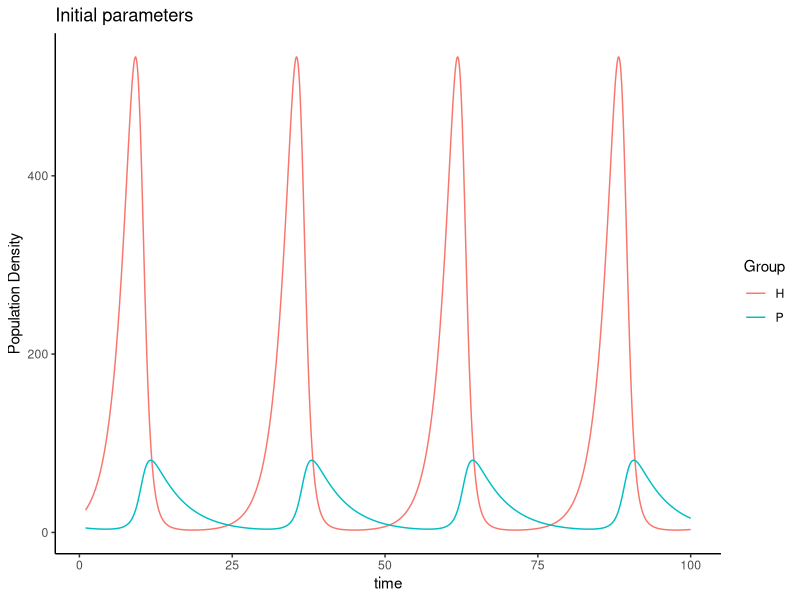
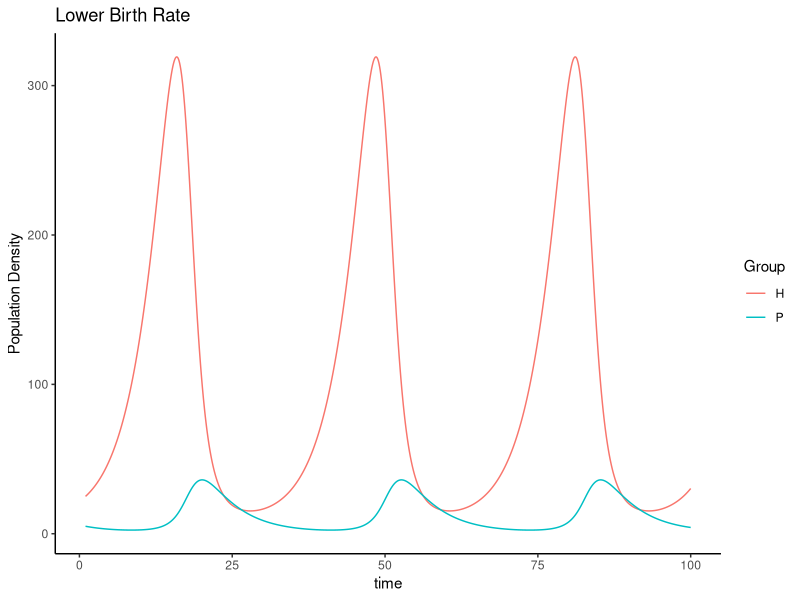
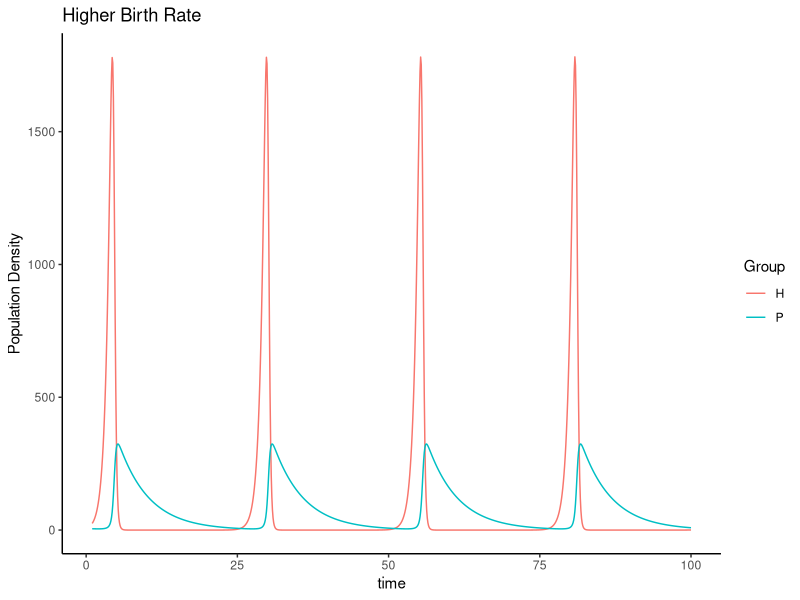
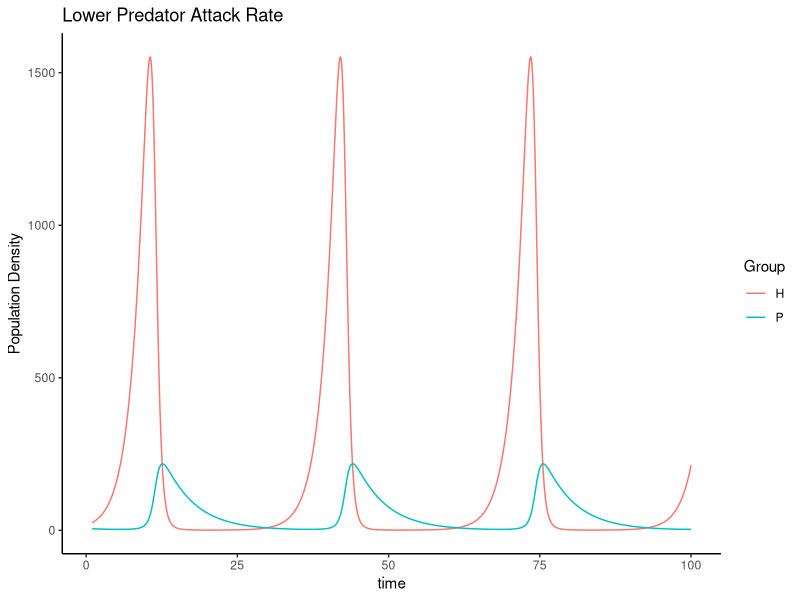
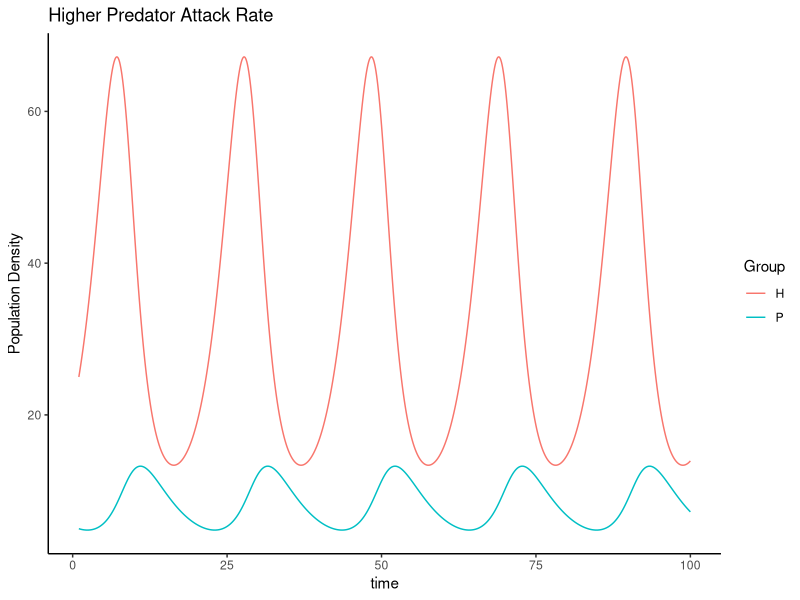
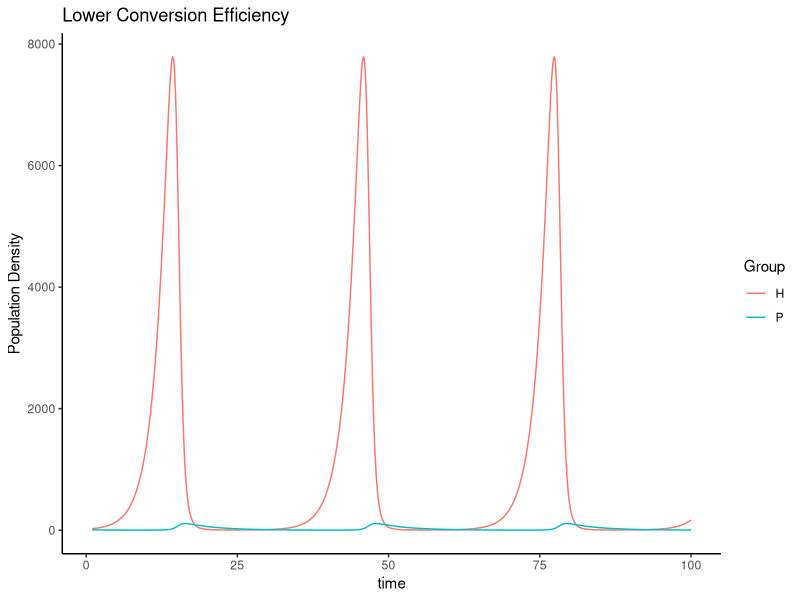
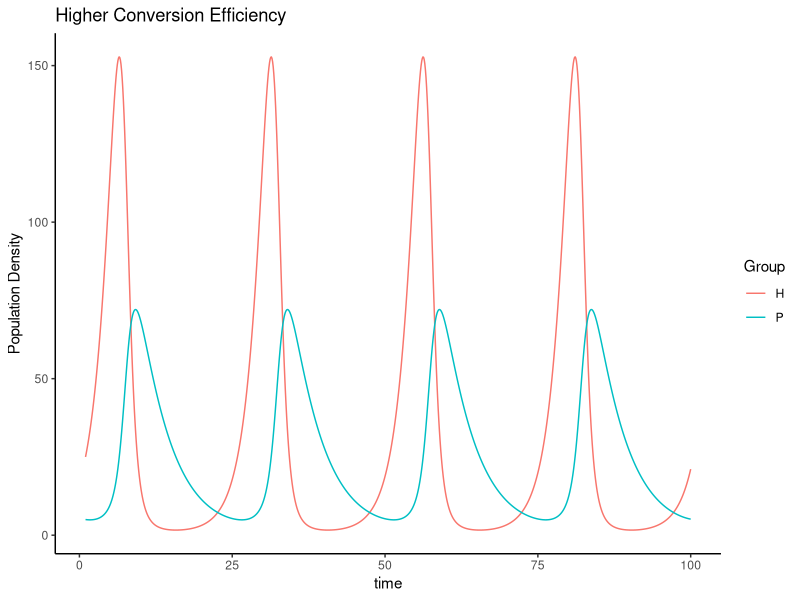
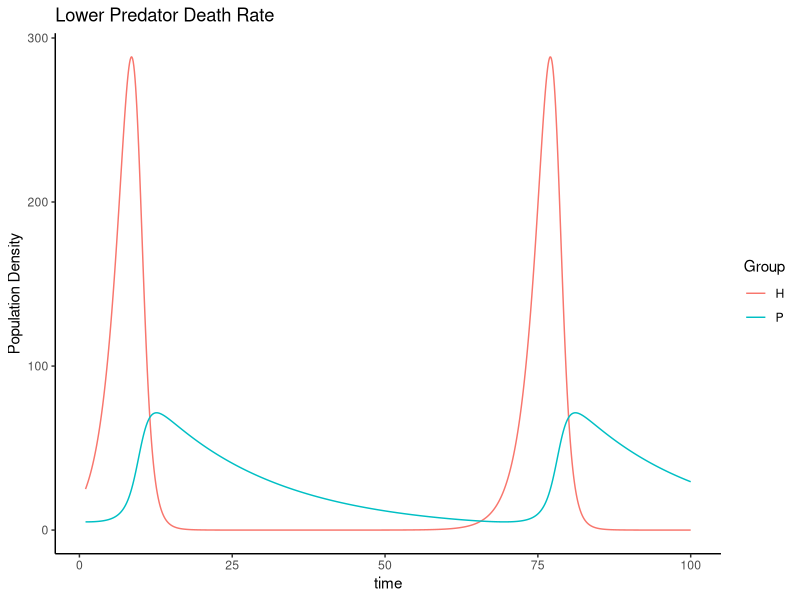

Here is the R script that generated these plots, in order: (Note: this script raises an error after producing the figures.)
## Intro to Biocomputing Final Project: Dynamic Modeling
##
## Jacquie Whalen, Bridget Moroney, Andrew Quattromani
##
## 12/7/18


##Part 1: Lotka Volterra model simulations

library(deSolve) #loading packages
library(ggplot2) #loading packages
library(reshape2) #loading packages
rm(list=ls()) #clearing global environment



lotka_sim<-function(t,y,p){ #creating function for LV model
  H=y[1] #unpacking state variables and parameters, Herbivore H population state variable
  P=y[2] #Predator P population state variable
  
  b=p[1] #prey birth rate parameter
  a=p[2] #predator attack rate parameter
  e=p[3] #conversion efficiency parameter
  s=p[4] #predator death rate parameter
  
  dHdt=(b*H)-(a*P*H) #differential equation for change in prey population
  dPdt=(e*a*P*H)-(s*P) #differential equation for change in predator population
  return(list(c(dHdt, dPdt))) #returning a list of the population changes for predator and prey
}

i_params=c(0.5,0.02,0.1,0.2) #initial parameters
times=seq(from=1, to=100, by=0.1) #time period is from 1 to 100 by increment of 0.1
y0=c(25,5) #initial populations of prey (25) and predator (5)

i_sim=ode(y=y0, times=times, func = lotka_sim, parms = i_params) #simulates model using ODE function based on the parameters, LV function, initial populations, and time period
i_out=data.frame(time=i_sim[,1], H=i_sim[,2], P=i_sim[,3]) #creates a dataframe of time step and the populations of H and P
i_output=melt(i_out, id.vars="time", variable.name="Group", value.name="Density") #melts the dataframe to put it into long format to be used for graphing
ggplot(i_output, aes(x=time, y=Density))+geom_line(aes(color=Group))+theme_classic()+ylab("Population Density")+ggtitle("Initial parameters") #plots the time vs. population density of both predator H and prey P with red being H and blue being P


#changing of initial parameters done individually with same steps as the initial model simulation


#lower birth rate
params1=c(0.25,0.02,0.1,0.2)
sim1=ode(y=y0, times=times, func = lotka_sim, parms = params1)
out1=data.frame(time=sim1[,1], H=sim1[,2], P=sim1[,3])
output1=melt(out1, id.vars="time", variable.name="Group", value.name="Density")
ggplot(output1, aes(x=time, y=Density))+geom_line(aes(color=Group))+theme_classic()+ylab("Population Density")+ggtitle("Lower Birth Rate")

#higher birth rate
params2=c(1.5,0.02,0.1,0.2)
sim2=ode(y=y0, times=times, func = lotka_sim, parms = params2)
out2=data.frame(time=sim2[,1], H=sim2[,2], P=sim2[,3])
output2=melt(out2, id.vars="time", variable.name="Group", value.name="Density")
ggplot(output2, aes(x=time, y=Density))+geom_line(aes(color=Group))+theme_classic()+ylab("Population Density")+ggtitle("Higher Birth Rate")

#lower predator attack rate
params3=c(0.5,0.01,0.1,0.2)
sim3=ode(y=y0, times=times, func = lotka_sim, parms = params3)
out3=data.frame(time=sim3[,1], H=sim3[,2], P=sim3[,3])
output3=melt(out3, id.vars="time", variable.name="Group", value.name="Density")
ggplot(output3, aes(x=time, y=Density))+geom_line(aes(color=Group))+theme_classic()+ylab("Population Density")+ggtitle("Lower Predator Attack Rate")

#higher predator attack rate
params4=c(0.5,0.06,0.1,0.2)
sim4=ode(y=y0, times=times, func = lotka_sim, parms = params4)
out4=data.frame(time=sim4[,1], H=sim4[,2], P=sim4[,3])
output4=melt(out4, id.vars="time", variable.name="Group", value.name="Density")
ggplot(output4, aes(x=time, y=Density))+geom_line(aes(color=Group))+theme_classic()+ylab("Population Density")+ggtitle("Higher Predator Attack Rate")

#lower conversion efficiency
params5=c(0.5,0.02,0.01,0.2)
sim5=ode(y=y0, times=times, func = lotka_sim, parms = params5)
out5=data.frame(time=sim5[,1], H=sim5[,2], P=sim5[,3])
output5=melt(out5, id.vars="time", variable.name="Group", value.name="Density")
ggplot(output5, aes(x=time, y=Density))+geom_line(aes(color=Group))+theme_classic()+ylab("Population Density")+ggtitle("Lower Conversion Efficiency")

#higher conversion efficiency
params6=c(0.5,0.02,0.3,0.2)
sim6=ode(y=y0, times=times, func = lotka_sim, parms = params6)
out6=data.frame(time=sim6[,1], H=sim6[,2], P=sim6[,3])
output6=melt(out6, id.vars="time", variable.name="Group", value.name="Density")
ggplot(output6, aes(x=time, y=Density))+geom_line(aes(color=Group))+theme_classic()+ylab("Population Density")+ggtitle("Higher Conversion Efficiency")

#lower predator death rate
params7=c(0.5,0.02,0.1,0.05)
sim7=ode(y=y0, times=times, func = lotka_sim, parms = params7)
out7=data.frame(time=sim7[,1], H=sim7[,2], P=sim7[,3])
output7=melt(out7, id.vars="time", variable.name="Group", value.name="Density")
ggplot(output7, aes(x=time, y=Density))+geom_line(aes(color=Group))+theme_classic()+ylab("Population Density")+ggtitle("Lower Predator Death Rate")

#higher predator death rate
params8=c(0.5,0.02,0.1,0.6)
sim8=ode(y=y0, times=times, func = lotka_sim, parms = params8)
out8=data.frame(time=sim8[,1], H=sim8[,2], P=sim8[,3])
output8=melt(out8, id.vars="time", variable.name="Group", value.name="Density")
ggplot(output8, aes(x=time, y=Density))+geom_line(aes(color=Group))+theme_classic()+ylab("Population Density")+ggtitle("Higher Predator Death Rate")





#Simulating Predator Prey Dynamics: Part II

#Modeling the Rosenweig MacArthur prey-predator dynamics:

install.packages("deSolve")
library("deSolve") #calling desolve library
library(ggplot2) #calling ggplot2 library
library(reshape2) #calling reshape2 library

#function will have six parameters and two state variables
ddSimRM=function(t,y,p){ #defining function variables where y are state variables and p are parameters
  H=y[1] #H is herbivore state variable
  P=y[2] #P is predator state variable
  b=p[1] #Prey birth rate parameter
  a=p[2] #Competition coefficient parameter
  w=p[3] #Predator attack rate parameter
  d=p[4] #Saturation term parameter
  e=p[5] #Conversion efficiency of prey to predators parameter
  s=p[6] #Predator death rate parameter
  
  modelH=b*H*(1-a*H)-w*(H/(d+H))*P #defining two prey-predator functions
  modelP=e*w*(H/(d+H))*P-(s*P)
  
  return(list(c(modelH,modelP))) #setting function to return two models above
}

params1=c(0.8,0.001,5,400,0.07,0.2) #case 1 with b=0.8, e=0.07, s=0.2, w=5, d=400, a=0.001
initial1=c(500,120) #initial conditions Ho=500 and Po=120
times1=seq(1,100, by=0.1) #running simulation from time 1 to 100 over 0.1 time step

modelSim1=ode(y=initial1,times=times1,func=ddSimRM,parms=params1) #using ordinary differential equation to simulate functions above
modelOutput1=data.frame(time=modelSim1[,1],H=modelSim1[,2],P=modelSim1[,3]) #creating dataframe to store simulation values
modelOutput1=melt(modelOutput1,id.vars = "time",variable.name = "Group",value.name = "Density") #melting density data in order to create two line plot
ggplot(modelOutput1,aes(x=time,y=Density))+geom_line(aes(color=Group))+theme_classic()+xlab("Time")+ggtitle("Standard Parameters")+theme(plot.title = element_text(hjust = 0.5)) #creating ggplot with simulation data

#Will now consider 6 other cases where a single parameter is both increased and decreased
#The same code was used to increase and decrease each parameter, and a new parameter value was
#put in when wanting to change the parameter and all other values in global environment redefined

#Case 2 changing b parameter
#Increased b to 2.4 and decreased b to 0.26 (multiple of 3)
params2=c(0.26,0.001,5,400,0.07,0.2)
initial2=c(500,120)
times2=seq(1,100, by=0.1)

modelSim2=ode(y=initial2,times=times2,func=ddSimRM,parms=params2) #comments on new simulation model is same as standard parameters
modelOutput2=data.frame(time=modelSim2[,1],H=modelSim2[,2],P=modelSim2[,3])
modelOutput2=melt(modelOutput2,id.vars = "time",variable.name = "Group",value.name = "Density")
ggplot(modelOutput2,aes(x=time,y=Density))+geom_line(aes(color=Group))+theme_classic()+xlab("Time")+ggtitle("Decreased b Parameter")+theme(plot.title = element_text(hjust = 0.5))

#Case 3 changing e parameter
#Increased e to 0.14 and decreased e to 0.035 (multiple of 2)
params3=c(0.8,0.001,5,400,0.14,0.2)
initial3=c(500,120)
times3=seq(1,100, by=0.1)

modelSim3=ode(y=initial3,times=times3,func=ddSimRM,parms=params3) #comments on new simulation model is same as standard parameters
modelOutput3=data.frame(time=modelSim3[,1],H=modelSim3[,2],P=modelSim3[,3])
modelOutput3=melt(modelOutput3,id.vars = "time",variable.name = "Group",value.name = "Density")
ggplot(modelOutput3,aes(x=time,y=Density))+geom_line(aes(color=Group))+theme_classic()+xlab("Time")+ggtitle("Increased e Parameter")+theme(plot.title = element_text(hjust = 0.5))


#Case 4 changing s parameter
#Increased s to 0.4 and decreased s to 0.1 (multiple of 2)
params4=c(0.8,0.001,5,400,0.07,0.1)
initial4=c(500,120)
times4=seq(1,100, by=0.1)

modelSim4=ode(y=initial4,times=times4,func=ddSimRM,parms=params4) #comments on new simulation model is same as standard parameters
modelOutput4=data.frame(time=modelSim4[,1],H=modelSim4[,2],P=modelSim4[,3])
modelOutput4=melt(modelOutput4,id.vars = "time",variable.name = "Group",value.name = "Density")
ggplot(modelOutput4,aes(x=time,y=Density))+geom_line(aes(color=Group))+theme_classic()+xlab("Time")+ggtitle("Decreased S Parameter")+theme(plot.title = element_text(hjust = 0.5))

#Case 5 changing w
#Increased w to 15 and decreased w to 1.67 (multiple of 3)
params5=c(0.8,0.001,15,400,0.07,0.2)
initial5=c(500,120)
times5=seq(1,100, by=0.1)

modelSim5=ode(y=initial5,times=times5,func=ddSimRM,parms=params5) #comments on new simulation model is same as standard parameters
modelOutput5=data.frame(time=modelSim5[,1],H=modelSim5[,2],P=modelSim5[,3])
modelOutput5=melt(modelOutput5,id.vars = "time",variable.name = "Group",value.name = "Density")
ggplot(modelOutput5,aes(x=time,y=Density))+geom_line(aes(color=Group))+theme_classic()+xlab("Time")+ggtitle("Increased w Parameter")+theme(plot.title = element_text(hjust = 0.5))

#Case 6 changing d
#Increased d to 800 and decreased d to 200 (multiple of 2)
params6=c(0.8,0.001,5,200,0.07,0.2)
initial6=c(500,120)
times6=seq(1,100, by=0.1)

modelSim6=ode(y=initial6,times=times6,func=ddSimRM,parms=params6) #comments on new simulation model is same as standard parameters
modelOutput6=data.frame(time=modelSim6[,1],H=modelSim6[,2],P=modelSim6[,3])
modelOutput6=melt(modelOutput6,id.vars = "time",variable.name = "Group",value.name = "Density")
ggplot(modelOutput6,aes(x=time,y=Density))+geom_line(aes(color=Group))+theme_classic()+xlab("Time")+ggtitle("Decreased d Parameter")+theme(plot.title = element_text(hjust = 0.5))

#Case 7 changing a
#Increased a to 0.003 and decreased a to 0.00033 (multiple of 3)
params7=c(0.8,0.003,5,400,0.07,0.2)
initial7=c(500,120)
times7=seq(1,100, by=0.1)

modelSim7=ode(y=initial7,times=times7,func=ddSimRM,parms=params7) #comments on new simulation model is same as standard parameters
modelOutput7=data.frame(time=modelSim7[,1],H=modelSim7[,2],P=modelSim7[,3])
modelOutput7=melt(modelOutput7,id.vars = "time",variable.name = "Group",value.name = "Density")
ggplot(modelOutput7,aes(x=time,y=Density))+geom_line(aes(color=Group))+theme_classic()+xlab("Time")+ggtitle("Increased alpha Parameter")+theme(plot.title = element_text(hjust = 0.5))

#Simulating Predator Prey Dynamics: Part III

#Testing carrying capacity and Paradox of enrichment:
#Carrying capacity will be varied by changing alpha to affect carrying capacity in 200 increments
#Each alpha value should be enetered into the second parameter value and run to obtain 7 plots

#alphas: 0.00125, 0.001, 0.000833, 0.00071, 0.000625, 0.00056, and 0.0005
paramscc=c(0.8,0.0005,5,400,0.07,0.2)
initialcc=c(500,120)
timescc=seq(1,100, by=0.1)

modelSimcc=ode(y=initialcc,times=timescc,func=ddSimRM,parms=paramscc)

modelOutputcc=data.frame(time=modelSimcc[,1],H=modelSimcc[,2],P=modelSimcc[,3]) #comments on new simulation model is same as standard parameters
modelOutputcc=melt(modelOutputcc,id.vars = "time",variable.name = "Group",value.name = "Density")
ggplot(modelOutputcc,aes(x=time,y=Density))+geom_line(aes(color=Group))+theme_classic()+xlab("Time")+ggtitle("K=2,000")+theme(plot.title = element_text(hjust = 0.5))
